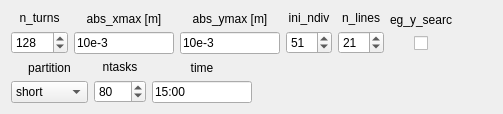
          <widget class="QWidget" name="tab_4">
           <attribute name="title">
            <string>Test</string>
           </attribute>
           <layout class="QVBoxLayout" name="verticalLayout_35">
            <item>
             <layout class="QHBoxLayout" name="horizontalLayout_36">
              <item>
               <layout class="QVBoxLayout" name="verticalLayout_20">
                <item>
                 <widget class="QLabel" name="label_31">
                  <property name="maximumSize">
                   <size>
                    <width>57</width>
                    <height>16777215</height>
                   </size>
                  </property>
                  <property name="text">
                   <string>n_turns</string>
                  </property>
                  <property name="alignment">
                   <set>Qt::AlignCenter</set>
                  </property>
                 </widget>
                </item>
                <item>
                 <widget class="QSpinBox" name="spinBox_n_turns_xy_aper_test">
                  <property name="maximumSize">
                   <size>
                    <width>57</width>
                    <height>16777215</height>
                   </size>
                  </property>
                  <property name="minimum">
                   <number>3</number>
                  </property>
                  <property name="maximum">
                   <number>10000</number>
                  </property>
                  <property name="value">
                   <number>128</number>
                  </property>
                 </widget>
                </item>
               </layout>
              </item>
              <item>
               <layout class="QVBoxLayout" name="verticalLayout_21">
                <item>
                 <widget class="QLabel" name="label_30">
                  <property name="text">
                   <string>abs_xmax [m]</string>
                  </property>
                  <property name="alignment">
                   <set>Qt::AlignCenter</set>
                  </property>
                 </widget>
                </item>
                <item>
                 <widget class="QLineEdit" name="lineEdit_abs_xmax_xy_aper_test">
                  <property name="maximumSize">
                   <size>
                    <width>100</width>
                    <height>16777215</height>
                   </size>
                  </property>
                  <property name="text">
                   <string>10e-3</string>
                  </property>
                 </widget>
                </item>
               </layout>
              </item>
              <item>
               <layout class="QVBoxLayout" name="verticalLayout_28">
                <item>
                 <widget class="QLabel" name="label_33">
                  <property name="text">
                   <string>abs_ymax [m]</string>
                  </property>
                  <property name="alignment">
                   <set>Qt::AlignCenter</set>
                  </property>
                 </widget>
                </item>
                <item>
                 <widget class="QLineEdit" name="lineEdit_abs_ymax_xy_aper_test">
                  <property name="maximumSize">
                   <size>
                    <width>100</width>
                    <height>16777215</height>
                   </size>
                  </property>
                  <property name="text">
                   <string>10e-3</string>
                  </property>
                 </widget>
                </item>
               </layout>
              </item>
              <item>
               <layout class="QVBoxLayout" name="verticalLayout_29">
                <item>
                 <widget class="QLabel" name="label_29">
                  <property name="text">
                   <string>ini_ndiv</string>
                  </property>
                  <property name="alignment">
                   <set>Qt::AlignCenter</set>
                  </property>
                 </widget>
                </item>
                <item>
                 <widget class="QSpinBox" name="spinBox_ini_ndiv_xy_aper_test">
                  <property name="maximumSize">
                   <size>
                    <width>46</width>
                    <height>16777215</height>
                   </size>
                  </property>
                  <property name="minimum">
                   <number>3</number>
                  </property>
                  <property name="maximum">
                   <number>301</number>
                  </property>
                  <property name="value">
                   <number>51</number>
                  </property>
                 </widget>
                </item>
               </layout>
              </item>
              <item>
               <layout class="QVBoxLayout" name="verticalLayout_30">
                <item>
                 <widget class="QLabel" name="label_32">
                  <property name="text">
                   <string>n_lines</string>
                  </property>
                  <property name="alignment">
                   <set>Qt::AlignCenter</set>
                  </property>
                 </widget>
                </item>
                <item>
                 <widget class="QSpinBox" name="spinBox_n_lines_xy_aper_test">
                  <property name="maximumSize">
                   <size>
                    <width>46</width>
                    <height>16777215</height>
                   </size>
                  </property>
                  <property name="minimum">
                   <number>3</number>
                  </property>
                  <property name="maximum">
                   <number>301</number>
                  </property>
                  <property name="value">
                   <number>21</number>
                  </property>
                 </widget>
                </item>
               </layout>
              </item>
              <item>
               <layout class="QVBoxLayout" name="verticalLayout_34">
                <item>
                 <widget class="QLabel" name="label_69">
                  <property name="maximumSize">
                   <size>
                    <width>62</width>
                    <height>16777215</height>
                   </size>
                  </property>
                  <property name="text">
                   <string>neg_y_search</string>
                  </property>
                  <property name="alignment">
                   <set>Qt::AlignCenter</set>
                  </property>
                 </widget>
                </item>
                <item>
                 <layout class="QHBoxLayout" name="horizontalLayout_35">
                  <item>
                   <spacer name="horizontalSpacer_28">
                    <property name="orientation">
                     <enum>Qt::Horizontal</enum>
                    </property>
                    <property name="sizeHint" stdset="0">
                     <size>
                      <width>18</width>
                      <height>20</height>
                     </size>
                    </property>
                   </spacer>
                  </item>
                  <item>
                   <widget class="QCheckBox" name="checkBox_neg_y_search_xy_aper_test">
                    <property name="text">
                     <string/>
                    </property>
                   </widget>
                  </item>
                  <item>
                   <spacer name="horizontalSpacer_29">
                    <property name="orientation">
                     <enum>Qt::Horizontal</enum>
                    </property>
                    <property name="sizeHint" stdset="0">
                     <size>
                      <width>18</width>
                      <height>20</height>
                     </size>
                    </property>
                   </spacer>
                  </item>
                 </layout>
                </item>
               </layout>
              </item>
              <item>
               <spacer name="horizontalSpacer_32">
                <property name="orientation">
                 <enum>Qt::Horizontal</enum>
                </property>
                <property name="sizeHint" stdset="0">
                 <size>
                  <width>40</width>
                  <height>20</height>
                 </size>
                </property>
               </spacer>
              </item>
             </layout>
            </item>
            <item>
             <layout class="QHBoxLayout" name="horizontalLayout_37">
              <item>
               <layout class="QVBoxLayout" name="verticalLayout_31">
                <item>
                 <widget class="QLabel" name="label_49">
                  <property name="text">
                   <string>partition</string>
                  </property>
                  <property name="alignment">
                   <set>Qt::AlignCenter</set>
                  </property>
                 </widget>
                </item>
                <item>
                 <widget class="QComboBox" name="comboBox_partition_xy_aper_test">
                  <property name="currentIndex">
                   <number>1</number>
                  </property>
                  <item>
                   <property name="text">
                    <string>normal</string>
                   </property>
                  </item>
                  <item>
                   <property name="text">
                    <string>short</string>
                   </property>
                  </item>
                  <item>
                   <property name="text">
                    <string>debug</string>
                   </property>
                  </item>
                  <item>
                   <property name="text">
                    <string>long</string>
                   </property>
                  </item>
                  <item>
                   <property name="text">
                    <string>longlong</string>
                   </property>
                  </item>
                  <item>
                   <property name="text">
                    <string>low</string>
                   </property>
                  </item>
                  <item>
                   <property name="text">
                    <string>high</string>
                   </property>
                  </item>
                 </widget>
                </item>
               </layout>
              </item>
              <item>
               <layout class="QVBoxLayout" name="verticalLayout_32">
                <item>
                 <widget class="QLabel" name="label_70">
                  <property name="maximumSize">
                   <size>
                    <width>52</width>
                    <height>16777215</height>
                   </size>
                  </property>
                  <property name="text">
                   <string>ntasks</string>
                  </property>
                  <property name="alignment">
                   <set>Qt::AlignCenter</set>
                  </property>
                 </widget>
                </item>
                <item>
                 <widget class="QSpinBox" name="spinBox_ntasks_xy_aper_test">
                  <property name="maximumSize">
                   <size>
                    <width>52</width>
                    <height>16777215</height>
                   </size>
                  </property>
                  <property name="specialValueText">
                   <string/>
                  </property>
                  <property name="minimum">
                   <number>2</number>
                  </property>
                  <property name="maximum">
                   <number>1000</number>
                  </property>
                  <property name="singleStep">
                   <number>2</number>
                  </property>
                  <property name="value">
                   <number>80</number>
                  </property>
                 </widget>
                </item>
               </layout>
              </item>
              <item>
               <layout class="QVBoxLayout" name="verticalLayout_33">
                <item>
                 <widget class="QLabel" name="label_time_common_3">
                  <property name="maximumSize">
                   <size>
                    <width>100</width>
                    <height>16777215</height>
                   </size>
                  </property>
                  <property name="text">
                   <string>time</string>
                  </property>
                  <property name="alignment">
                   <set>Qt::AlignCenter</set>
                  </property>
                 </widget>
                </item>
                <item>
                 <widget class="QLineEdit" name="lineEdit_time_xy_aper_test">
                  <property name="maximumSize">
                   <size>
                    <width>100</width>
                    <height>16777215</height>
                   </size>
                  </property>
                  <property name="text">
                   <string>15:00</string>
                  </property>
                 </widget>
                </item>
               </layout>
              </item>
              <item>
               <spacer name="horizontalSpacer_30">
                <property name="orientation">
                 <enum>Qt::Horizontal</enum>
                </property>
                <property name="sizeHint" stdset="0">
                 <size>
                  <width>40</width>
                  <height>20</height>
                 </size>
                </property>
               </spacer>
              </item>
             </layout>
            </item>
           </layout>
          </widget>
